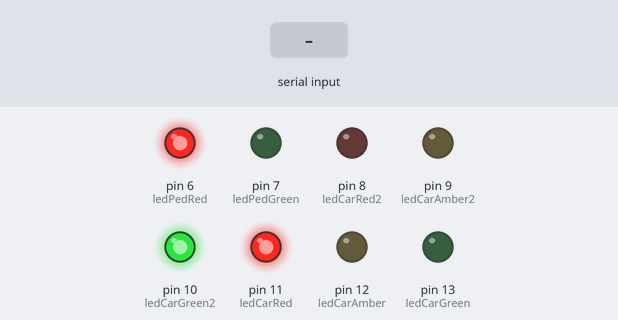
Bench run of a sketch on a simulated Arduino Uno, built with avr-gcc and run on an emulated ATmega328P. Shown: output pins drawn as LEDs (lit = HIGH). The inputs (shaded band) are chosen by the test bench. What the sketch prints to the serial monitor is not drawn.

Above: at 1.2 s.
1.3 s: "X" received over Serial
At 3.2 s:
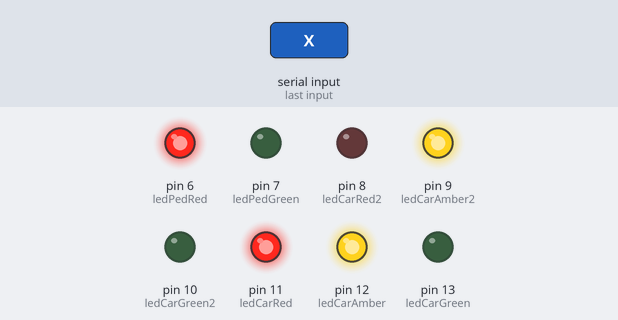
At 13.3 s:
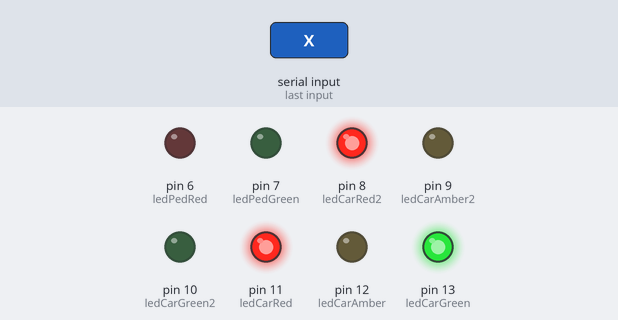
Timing chart, 0 to 21.7 s (numbered marks = the images above; inputs shaded):
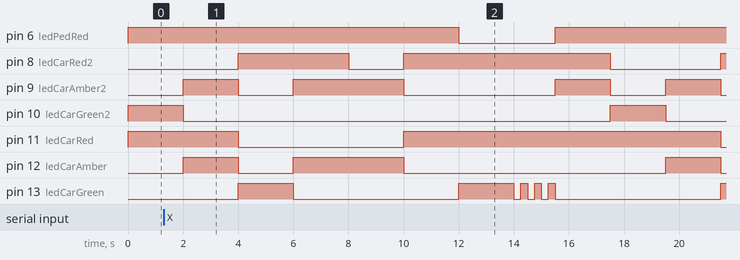

Measured:
- after the input at 1.3 s, pin 6 (ledPedRed): HIGH → LOW after 10.7 s, → HIGH 3.5 s later

The sketch:

TrafficLights.ino
```cpp
int ledCarRed = 11;
int ledCarAmber = 12;
int ledCarGreen = 13;
int ledCarRed2 = 8;
int ledCarAmber2 = 9;
int ledCarGreen2 = 10;
int ledPedGreen = 7;
int ledPedRed = 6;
int incomingByte;

void setup() {
  pinMode(ledCarRed, OUTPUT);
  pinMode(ledCarAmber, OUTPUT);
  pinMode(ledCarGreen, OUTPUT);
  pinMode(ledCarRed2, OUTPUT);
  pinMode(ledCarAmber2, OUTPUT);
  pinMode(ledCarGreen2, OUTPUT);
  pinMode(ledPedGreen, OUTPUT);
  pinMode(ledPedRed, OUTPUT);
  Serial.begin(9600);
}
void set1 (int red, int amber, int green){
  digitalWrite(ledCarRed, red);
  digitalWrite(ledCarAmber, amber);
  digitalWrite(ledCarGreen, green);
}
void set2 (int red2, int amber2, int green2){
  digitalWrite(ledCarRed2, red2);
  digitalWrite(ledCarAmber2, amber2);
  digitalWrite(ledCarGreen2, green2);
}

void ped1 (int pedRed, int pedGreen){
  digitalWrite(ledPedRed, pedRed);
  digitalWrite(ledCarGreen, pedGreen);
}

void loop() {
  if (Serial.available() > 0) {
    incomingByte = Serial.read();
    if (incomingByte == 'X') {
      // pedestrian cross - phase 1
      set1 (LOW, HIGH, LOW);
      set2 (LOW, HIGH, LOW);
      Serial.print("L1: OFF, ON, OFF. L2: OFF, ON, OFF. PED: ON, OFF");
      delay(2000);    // wait for a second.

      // pedestrian cross - phase 2
      set1 (HIGH, LOW, LOW);
      set2 (HIGH, LOW, LOW);
      delay(2000);    // safety pause.
      ped1 (LOW, HIGH);
      Serial.print("L1: ON, OFF, OFF. L2: ON, OFF, OFF. PED: OFF, ON");
      delay(2000);    // wait for a second.

      // pedestrian cross - phase 3
      Serial.print("L1: ON, OFF, OFF. L2: ON, OFF, OFF. PED: OFF, OFF");
      ped1 (LOW, LOW);
      delay(250);
      Serial.print("L1: ON, OFF, OFF. L2: ON, OFF, OFF. PED: OFF, ON");
      ped1 (LOW, HIGH);
      delay(250);
      Serial.print("L1: ON, OFF, OFF. L2: ON, OFF, OFF. PED: OFF, OFF");
      ped1 (LOW, LOW);
      delay(250);
      Serial.print("L1: ON, OFF, OFF. L2: ON, OFF, OFF. PED: OFF, ON");
      ped1 (LOW, HIGH);
      delay(250);
      Serial.print("L1: ON, OFF, OFF. L2: ON, OFF, OFF. PED: OFF, OFF");
      ped1 (LOW, LOW);
      delay(250);
      Serial.print("L1: ON, OFF, OFF. L2: ON, OFF, OFF. PED: OFF, ON");
      ped1 (LOW, HIGH);
      delay(250);    // wait for a second.

      // pedestrian cross - phase 4
      ped1 (HIGH, LOW);
      set2(HIGH, HIGH, LOW);
      Serial.print("L1: ON, OFF, OFF. L2: ON, ON, OFF. PED: ON, OFF");
      delay(2000);    // wait for a second.
    }
  }
  // phase 1
  ped1(HIGH, LOW);
  set1(HIGH, LOW, LOW);
  set2(LOW, LOW, HIGH);
  Serial.print("L1: ON, OFF, OFF. L2: OFF, OFF, ON. PED: ON, OFF");
  delay(2000);    // wait for a second.

  // phase 2
  set1(HIGH, HIGH, LOW);
  set2(LOW, HIGH, LOW);
  Serial.print("L1: ON, ON, OFF. L2: OFF, ON, OFF. PED: ON, OFF");
  delay(2000);    // wait for a second.

  // phase 3
  set1(LOW, LOW, HIGH);
  set2(HIGH, LOW, LOW);
  Serial.print("L1: OFF, OFF, ON. L2: ON, OFF, OFF. PED: ON, OFF");
  delay(2000);    // wait for a second.

  // phase 4
  set1(LOW, HIGH, LOW);
  set2(HIGH, HIGH, LOW);
  Serial.print("L1: OFF, ON, OFF. L2: ON, ON, OFF. PED: ON, OFF");
  delay(2000);    // wait for a second.
}
```
